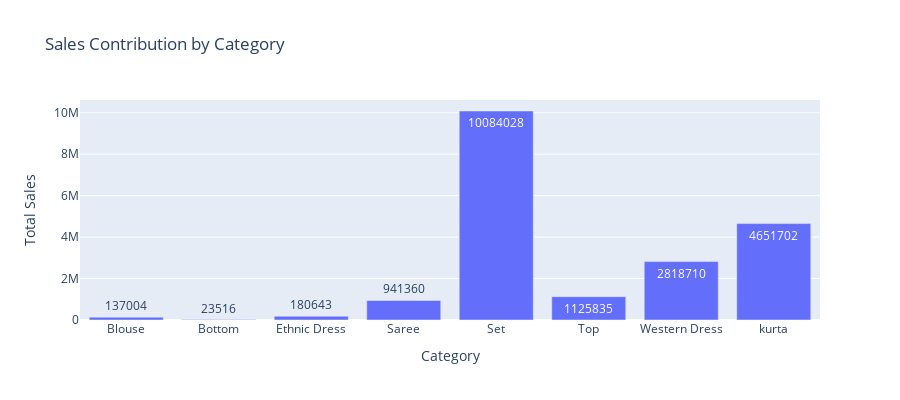

Here is the notebook cell this chart was saved with:
### Code cell
# Create an interactive bar plot
fig = px.bar(category_sales, x='Category', y='Sales', text='Sales',
             title='Sales Contribution by Category', labels={'Sales': 'Total Sales'}, height=400)

# Customize layout
fig.update_layout(xaxis_title='Category', yaxis_title='Total Sales')

# Show the plot
fig.show()

### Figure 1 — Plotly figure (JSON) as saved in the notebook; plotly's stock layout.template omitted (floating-point values rounded to 4 significant figures)
{"data": [{"alignmentgroup": "True", "hovertemplate": "Category=%{x}<br>Total Sales=%{text}<extra></extra>", "legendgroup": "", "marker": {"color": "#636efa", "pattern": {"shape": ""}}, "name": "", "offsetgroup": "", "orientation": "v", "showlegend": false, "text": [137004, 23516, 180643, 941360, 10084028, 1125835, 2818710, 4651702], "textposition": "auto", "type": "bar", "x": ["Blouse", "Bottom", "Ethnic Dress", "Saree", "Set", "Top", "Western Dress", "kurta"], "xaxis": "x", "y": [137004, 23516, 180643, 941360, 10084028, 1125835, 2818710, 4651702], "yaxis": "y"}], "layout": {"barmode": "relative", "height": 400, "legend": {"tracegroupgap": 0}, "title": {"text": "Sales Contribution by Category"}, "xaxis": {"anchor": "y", "domain": [0, 1], "title": {"text": "Category"}}, "yaxis": {"anchor": "x", "domain": [0, 1], "title": {"text": "Total Sales"}}}}
